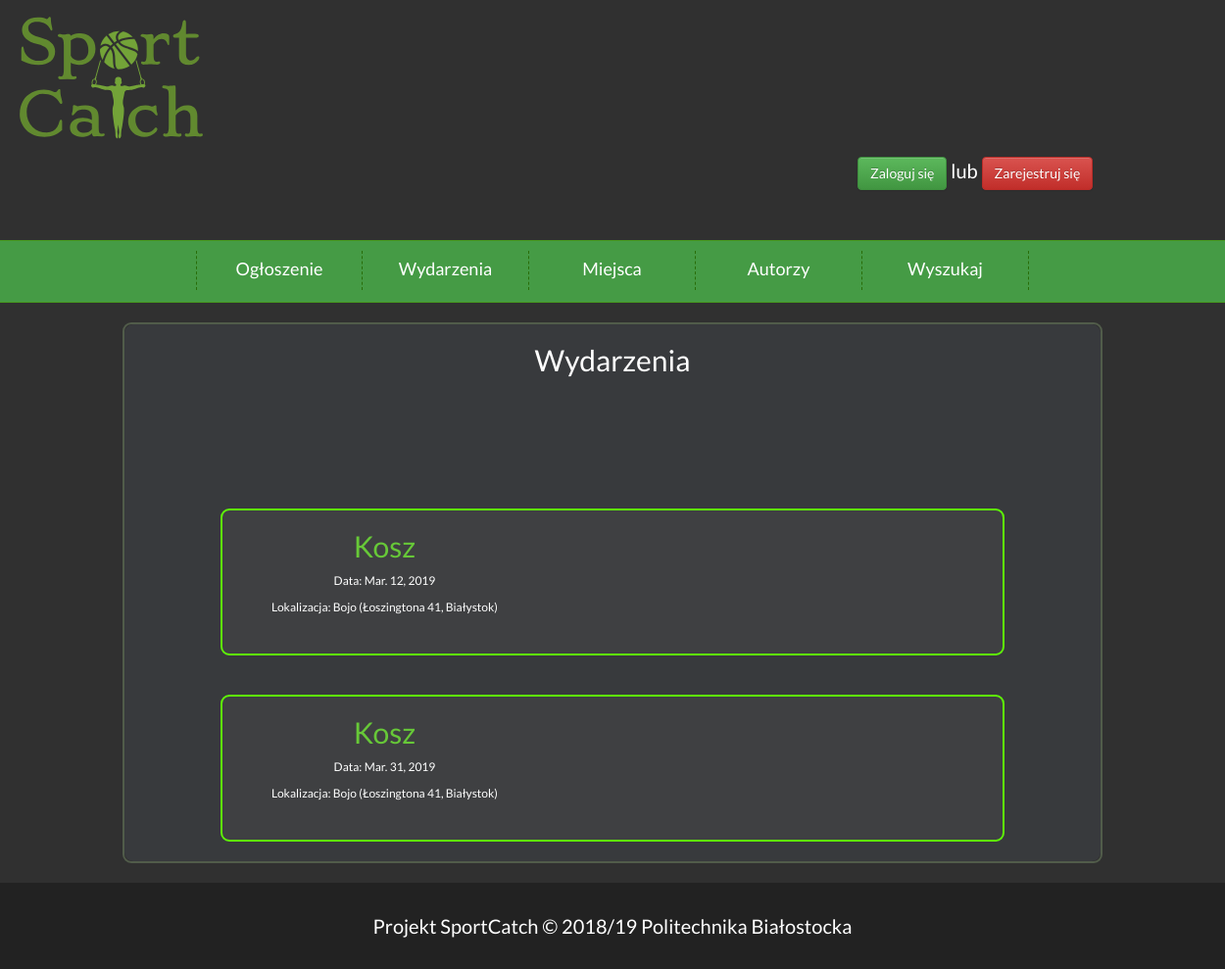
/events, run on an earlier commit of the app's database.
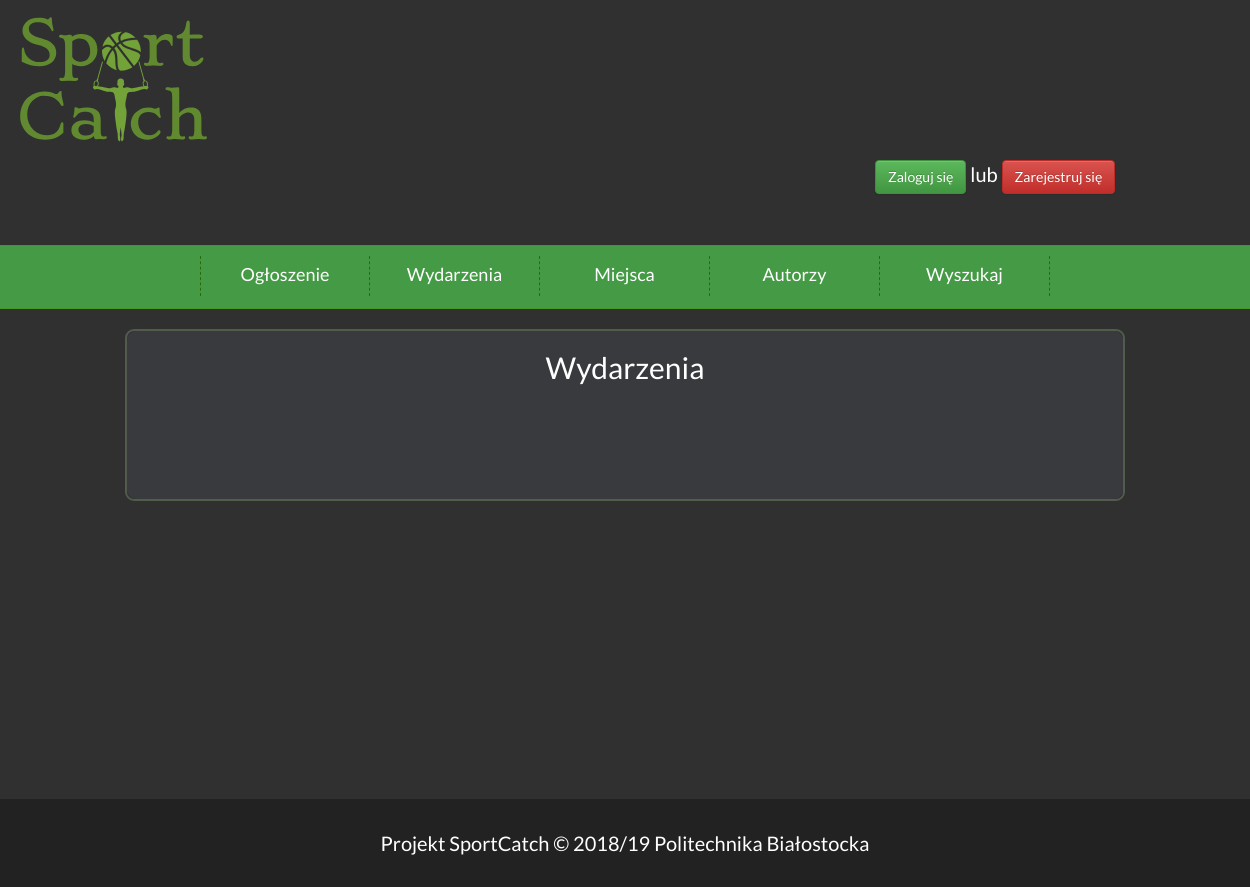
And on a later commit of the database.
### event/models.py (models this page shows, shortened)
class wydarzenie(models.Model):
    miejsce=models.ForeignKey(miejsce,on_delete=models.CASCADE)
    nazwa=models.CharField(max_length=50)
    data_rozpoczecia=models.DateField()
    organizator=models.ForeignKey(User,on_delete=models.CASCADE,related_name='wydarzenia')
    opis=models.TextField()
    uczestnicy=models.ManyToManyField(User,related_name="uczestnicy")
    Srednia_ocen=models.IntegerField( default=0)
    photo = models.ImageField(upload_to="wydarzenia/", blank=True, default='miejsca/Default.jpg')

class miejsce(models.Model):
    adres=models.CharField(max_length=100)
    miasto=models.CharField(max_length=100, default="Białystok")
    nazwa=models.CharField(max_length=100)
    zaakceptowane=models.BooleanField(default=False)
    Srednia_ocen=models.IntegerField( default=0)
    photo = models.ImageField(upload_to='miejsca/', blank=True, default='miejsca/Default.jpg')
    def __str__(self):
        return "{} ({}, {})".format(self.nazwa, self.adres, self.miasto)
    class Meta:
        verbose_name = 'Miejsce'
        verbose_name_plural = 'Miejsca'

### event/views.py (the view)
# urls.py: path('events', views.events_list, name='events_list'),
def events_list(request):
    user = Profile.objects.all()
    profiles = Profile.objects.all()
    events = wydarzenie.objects.order_by('data_rozpoczecia')
    if request.user.is_authenticated:
        user = Profile.objects.get(user=request.user)
    return render(request, 'event/events_list.html', {'events': events, 'profiles': profiles, 'user': user})

### event/templates/event/events_list.html (shortened to what this page needs)
{% extends 'Base.html' %}
{% block content %}
<div class="wydarzenia">
        <div class="Elementy_wydarzen">
<h2>Wydarzenia</h2>
{% for event in events %}
<div class="Obramowanie">
        <div class="Text">
    <h2><a href="{%url 'event_detail' pk=event.pk%}">{{event.nazwa}}</a></h2>
    <p>Data: {{event.data_rozpoczecia}}</p>
    <p>Lokalizacja: {{event.miejsce}}</p>
    </div>
    </div>
{%endfor%}
        </div>
   </div>
{% endblock %}

What changed in the data, as far as the page shows it:
removed wydarzenie: nazwa "Kosz", data_rozpoczecia "Mar. 12, 2019", miejsce "Bojo (Łoszingtona 41, Białystok)"
removed wydarzenie: nazwa "Kosz", data_rozpoczecia "Mar. 31, 2019", miejsce "Bojo (Łoszingtona 41, Białystok)"
